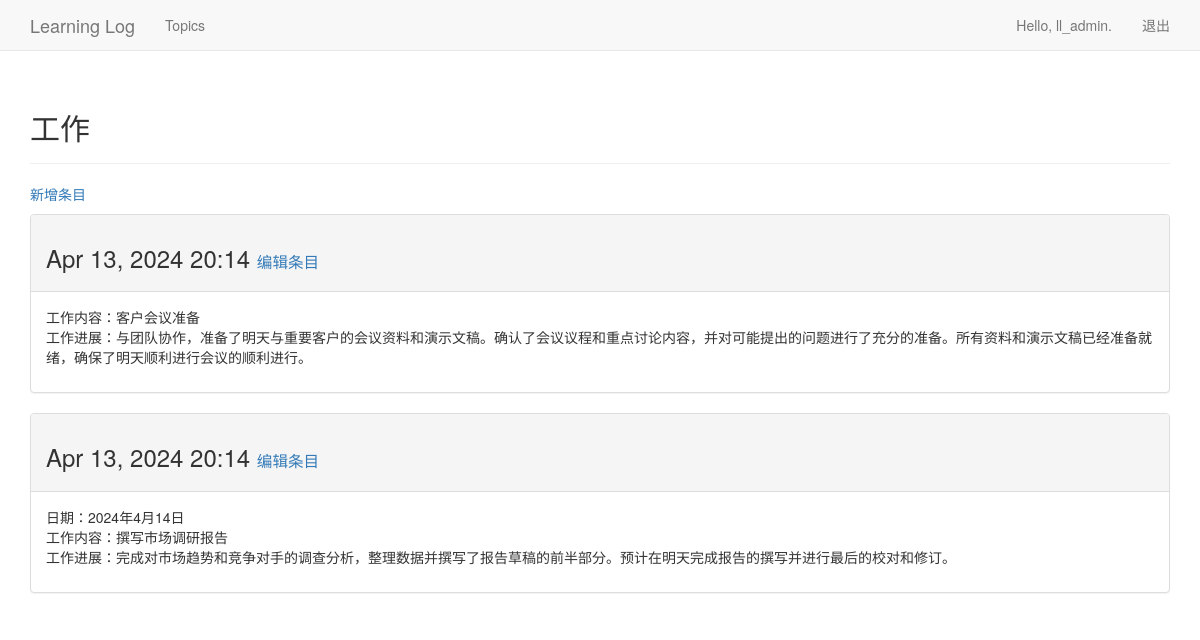
The app's page /topics/4/ (signed in), older data.
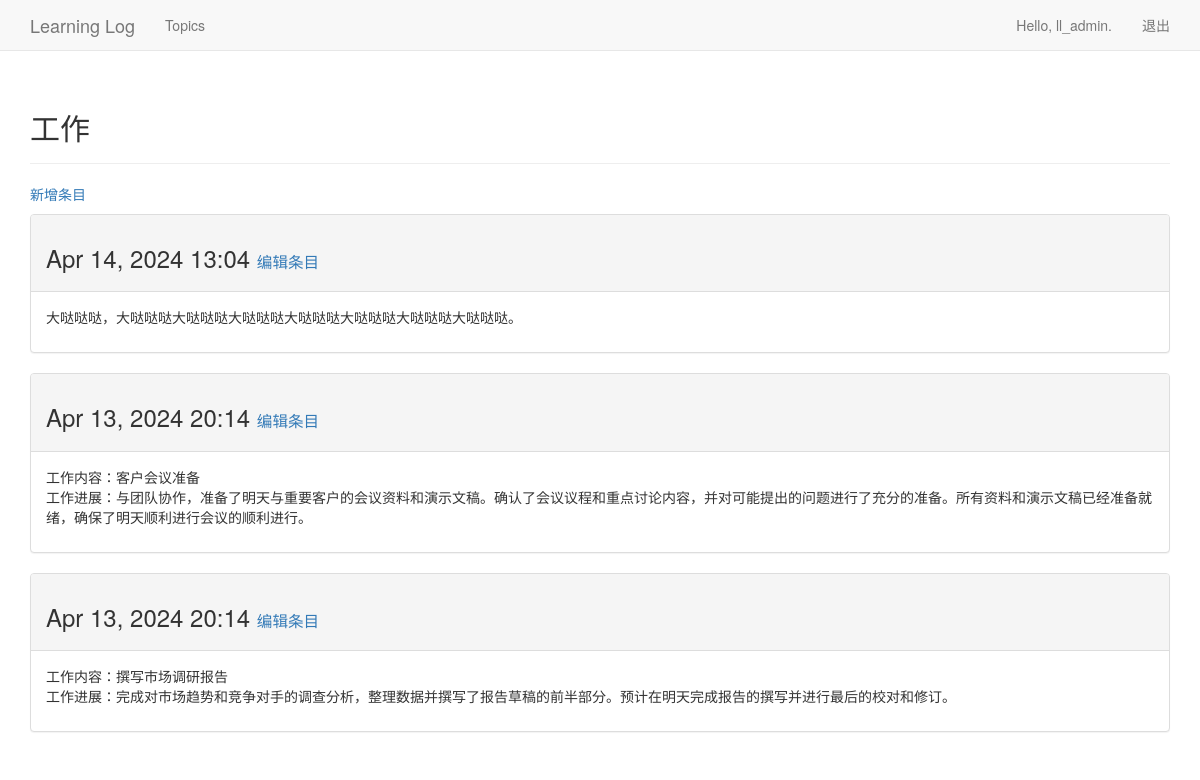
The same page, newer data.
### learning_logs/models.py (models this page shows, shortened)
class Entry(models.Model):
    topic = models.ForeignKey(Topic,on_delete=models.CASCADE)
    text = models.TextField()
    date_added = models.DateTimeField(auto_now_add=True)
    class Meta:
        verbose_name_plural = 'entries'

### learning_logs/views.py (the view)
# urls.py: url(r'^topics/(?P<topic_id>\d+)/$', views.topic, name='topic'),
@login_required
def topic(request, topic_id):
    topic = Topic.objects.get(id=topic_id)
    if topic.owner != request.user:
        raise Http404
    entries = topic.entry_set.order_by('-date_added')
    context = {'topic': topic, 'entries': entries}
    return render(request, 'learning_logs/topic.html', context)

### learning_logs/models.py (called while the page is built)
    def __str__(self):
        return self.text

### learning_logs/templates/learning_logs/topic.html
{% extends "learning_logs/base.html" %}
{% block header %}
    <h2>{{ topic }}</h2>
{% endblock header %}
{% block content %}
    <p>
        <a href="{% url 'learning_logs:new_entry' topic.id %}">新增条目</a>
    </p>
    {% for entry in entries %}
        <div class="panel panel-default">
            <div class="panel-heading">
                <h3>
                    {{ entry.date_added|date:'M d, Y H:i'}}
                    <small>
                        <a href="{% url 'learning_logs:edit_entry' entry.id %}">编辑条目</a>
                    </small>
                </h3>
            </div>
            <div class="panel-body">
                {{ entry.text|linebreaks }}
            </div>
        </div>
    {% empty %}
        There are no entries for this topic yet
    {% endfor %}
{% endblock content %}

Row changes from the older to the newer data that the page shows:
added Entry: date_added "Apr 14, 2024 13:04", text "大哒哒哒，大哒哒哒大哒哒哒大哒哒哒大哒哒哒大哒哒哒大哒哒哒大哒哒哒。"
changed Entry: text "日期：2024年4月14日 工作内容：撰写市场调研报告 工作进展：完成对市场趋势和竞争对手的调查分析，整理数据并撰写了报告草稿的前半部分。预计在明天完成报告的撰写并进行最后的校对和修订。" → "工作内容：撰写市场调研报告 工作进展：完成对市场趋势和竞争对手的调查分析，整理数据并撰写了报告草稿的前半部分。预计在明天完成报告的撰写并进行最后的校对和修订。"
